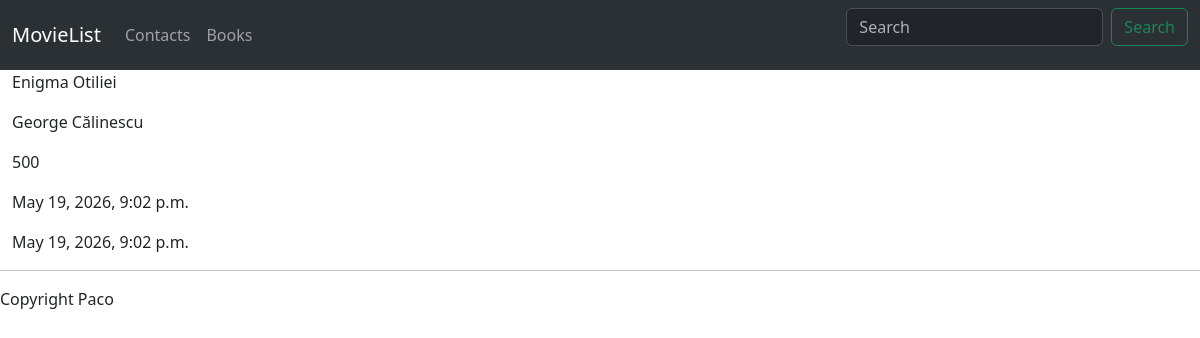
Screenshot of /book/12 with the database file from the repository.
### mainapp/models.py (models this page shows)
class Book(models.Model):
    title = models.CharField(max_length=100)
    author = models.CharField(max_length=50)
    pages = models.PositiveIntegerField()
    create_date = models.DateTimeField(auto_now_add=True)
    modify_date = models.DateTimeField(auto_now=True)
    class Meta:
        db_table = "book"

### mainapp/views.py (the view)
# urls.py: path("book/<int:pk>" , views.book_detail , name = 'book'),
def book_detail(request , pk):
    book = Book.objects.get(id=pk)
    return render(request , "mainapp/book.html" , {"book" : book})

### mainapp/templates/mainapp/book.html
{%extends 'mainapp/main.html' %}
{% block content %}
    <p>{{book.title}}</p>
    <p>{{book.author}}</p>
    <p>{{book.pages}}</p>
    <p>{{book.create_date}}</p>
    <p>{{book.modify_date}}</p>
{% endblock %}
{% block footer %}
Copyright Paco
{% endblock %}

### rows the page displays
Book: title "Enigma Otiliei", author "George Călinescu", pages "500", create_date "May 19, 2026, 9:02 p.m.", modify_date "May 19, 2026, 9:02 p.m."
